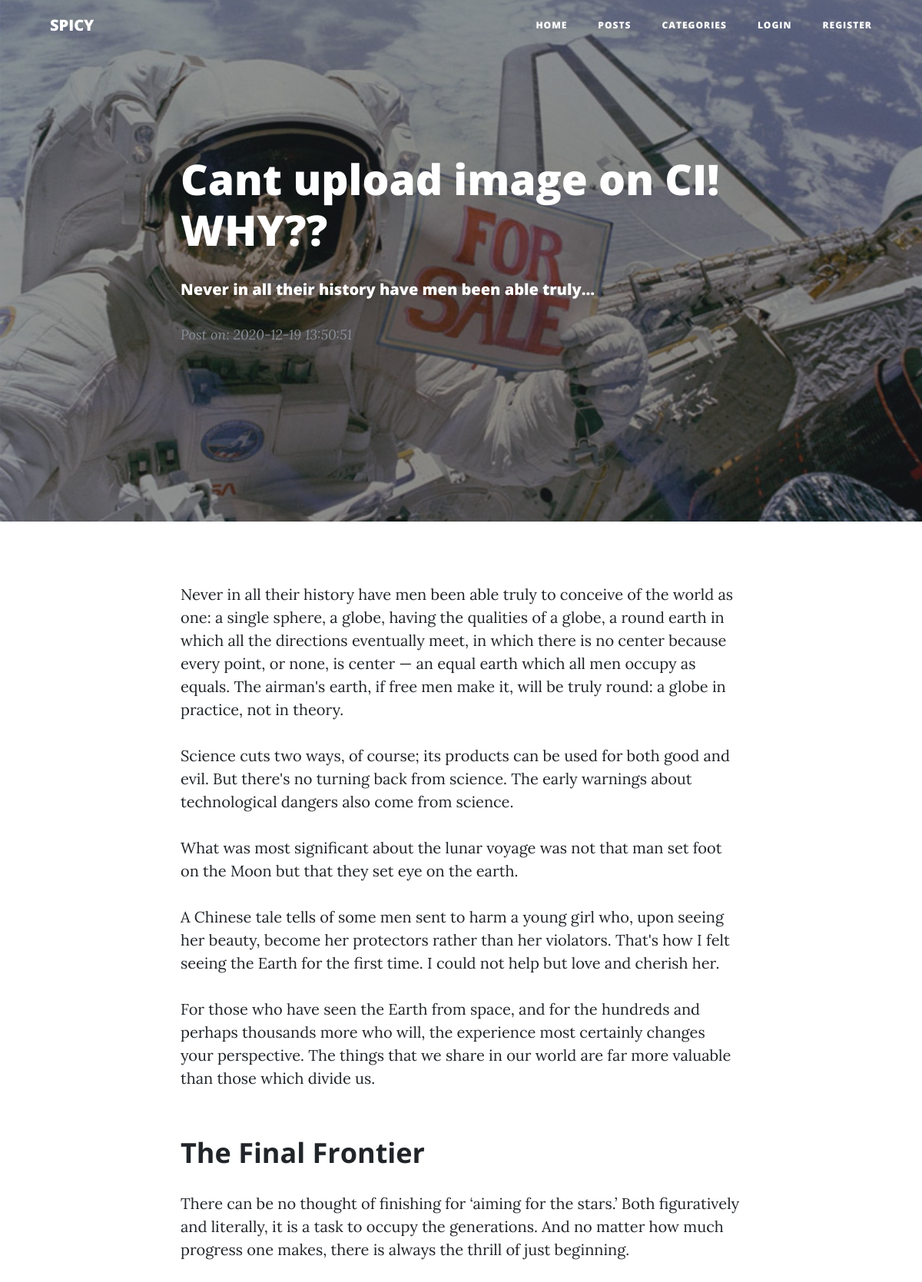
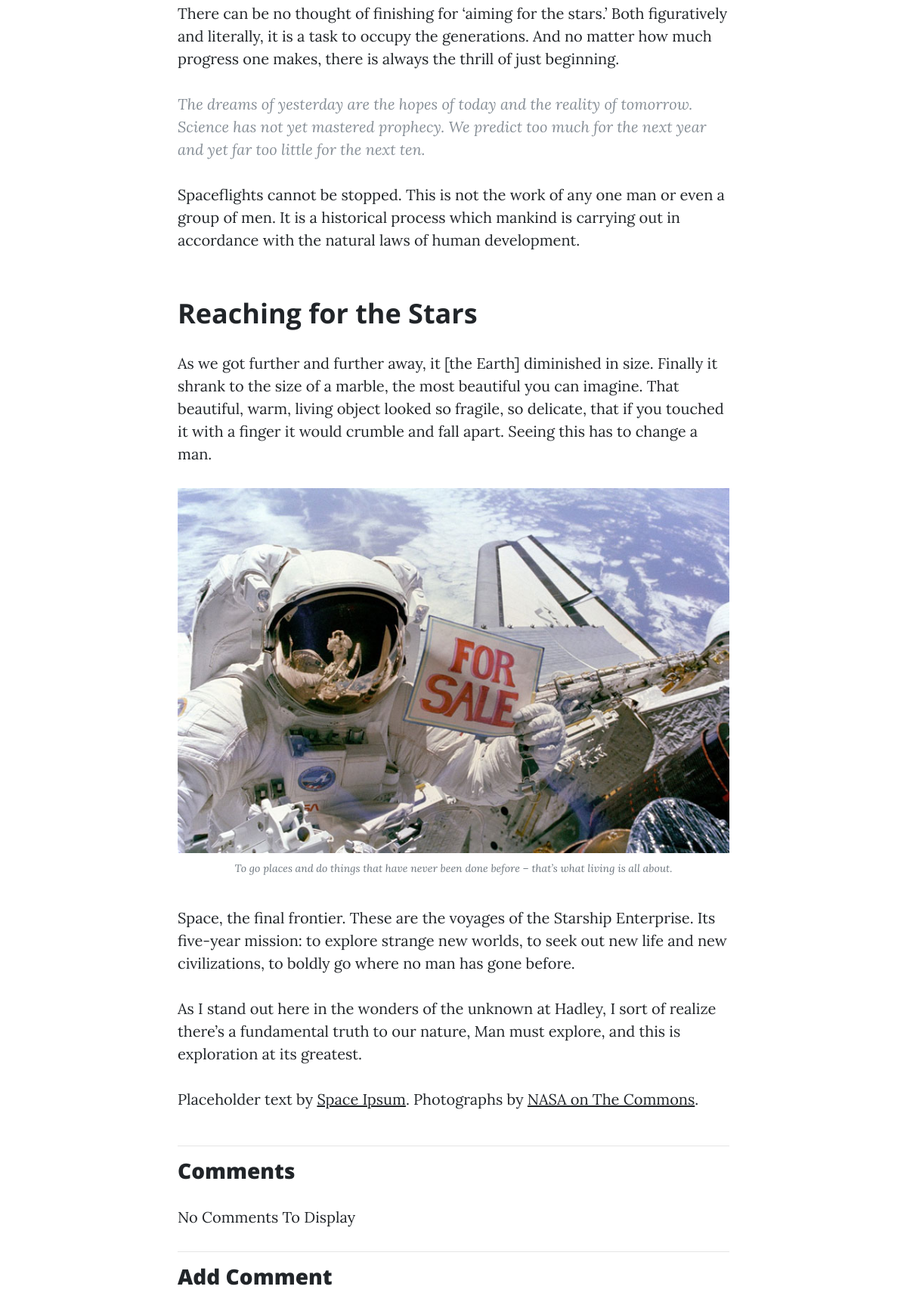
The page /home/view/Cant-upload-image-on-CI-WHY (upper part) on the database its author committed (2 pictures, top to bottom).
### tables this page shows
CREATE TABLE `posts` (
  `id` int(11) NOT NULL,
  `category_id` int(11) NOT NULL,
  `user_id` int(11) NOT NULL,
  `title` varchar(255) NOT NULL,
  `slug` varchar(255) NOT NULL,
  `body` text NOT NULL,
  `post_image` varchar(255) NOT NULL,
  `created_at` timestamp NOT NULL DEFAULT current_timestamp()
);

### application/controllers/Home.php (called while the page is built, shortened)
<?php
class Home extends CI_Controller
{
    public function __construct()
    {
        $this->load->helper(array('form', 'url'));
    }
    public function view($slug = NULL)
    {
        $data['post'] = $this->post_model->get_post($slug);
        $post_id = $data['post']['id'];
        $data['comments'] = $this->comment_model->get_comment($post_id);
        $data['title'] = $data['post']['title'];
        $this->load->view('view', $data);
    }
}

### index.php (called while the page is built, shortened)
<?php
require_once BASEPATH.'core/CodeIgniter.php';

### application/models/Post_model.php (called while the page is built, shortened)
<?php
class Post_model extends CI_Model
{
    public function get_post($slug = FALSE, $limit = FALSE, $offset = FALSE)
    {
        $query = $this->db->get_where('posts', array('slug' => $slug));
        return $query->row_array();
    }
}

### application/views/includes/headerpost.php (the view, shortened to what this page needs)
<header class="masthead"
    style="background-image: url(<?php echo base_url(); ?>static/img/posts/<?php echo $post['post_image']; ?>);">
    <div class="overlay"></div>
    <div class="post-heading">
        <div class="container">
            <div class="row">
                <div class="col-lg-8 col-md-10 mx-auto">
                    <div class="post-preview">
                        <h1 class="post-title">
                            <?php echo $post['title']; ?>
                            <h5 class="post-subtitle">
                                <?php echo word_limiter($post['body'], 10); ?>
                            </h5>
                            <p class="post-meta">Post on: <?php echo $post['created_at']; ?></p>
                    </div>
                </div>
            </div>
        </div>
    </div>
</header>

### application/views/pages/viewcontent.php
<article>
  <div class="container">
    <div class="row">
      <div class="col-lg-8 col-md-10 mx-auto">
        <?php echo $post['body']; ?>
      </div>
    </div>
  </div>
</article>

### rows shown on the page
posts: post_image (picture), title "Cant upload image on CI! WHY??", body "Never in all their history have men been able truly…", created_at "2020-12-19 13:50:51", body "Never in all their history have men been able truly to conceive of the world as one: a single sphere, a globe, having the qualities of a globe, a round earth in which all the directions eventually meet, in which there is no center because every point, or none, is center — an equal earth which all men occupy as equals. The airman's earth, if free men make it, will be truly round: a globe in practice, not in theory. Science cuts two ways, of course; its products can be used for both good and evil. But there's no turning back from science. The early warnings about technological dangers also come from science. What was most significant about the lunar voyage was not that man set foot on the…", body (picture)

### other values the page prints
SITE_NAME "SPICY"
